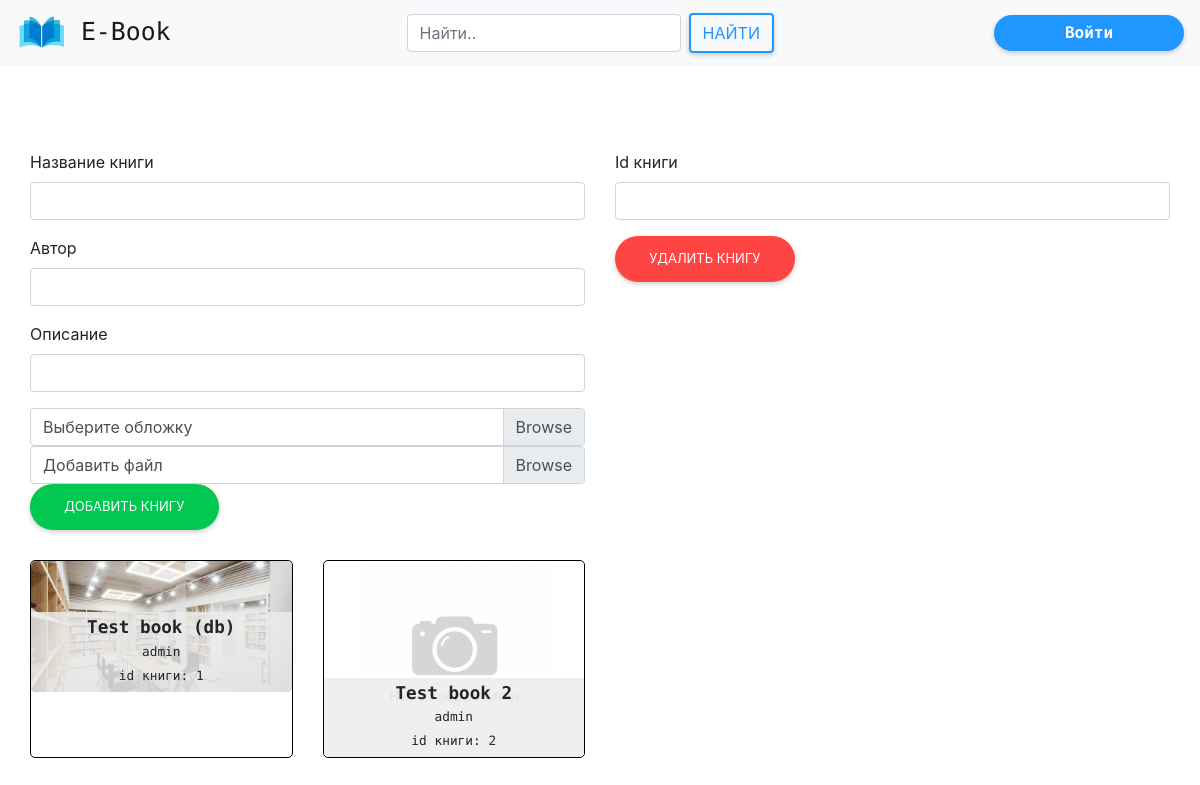
The app's page /libradmin with its own data.
### ebook/models.py (models this page shows, shortened)
class book_inf(models.Model):
    bookname = models.CharField("назвние книги", null=True, max_length=150)
    author = models.CharField("автор", null=True, max_length=100)
    rate = models.PositiveIntegerField("Рейтинг книги", default=0,
                                       validators=[MaxValueValidator(5), ])
    discriptions = models.TextField("описание книги")
    bookimage = models.ImageField("Фотография книги", blank=True,
                                  upload_to="books_photo",
                                  default="books_photo/default.png")
    addingDate = models.DateField("Дата добавления",
                                  default=timezone.now)
    bookfile = models.FileField(upload_to='books', blank=False,
                                default="puples_photo/default.png")

### ebook/views.py (the view)
# urls.py: path('libradmin', views.libradmin, name='libradmin'),
def libradmin(request):
    books = book_inf.objects.all()
    return render(request, 'libradmin.html', {'books': books})

### ebook/templates/libradmin.html (shortened to what this page needs)
{% extends 'base.html' %}
{% load static %}
{% block links %}
    <link rel="stylesheet" href="{% static 'css/libradmin.css' %}">
{% endblock links %}
{% block content %}
    <div class="main">
        <div class="row">
            <form class="col-12 col-lg-6" method="POST" action="add_book/">
                <div class="form-group">
                    <label for="Bookname">Название книги</label>
                    <input name="Bookname" type="text" class="form-control" id="Bookname">
                </div>
                <div class="form-group">
                    <label for="Bookauthor">Автор</label>
                    <input name="Bookauthor" type="text" class="form-control" id="Bookauthor">
                </div>
                <div class="form-group">
                    <label for="discriptions">Описание</label>
                    <input name="discriptions" type="text" class="form-control" id="discriptions">
                </div>
                <div class="custom-file">
                    <label name="bookimg" class="custom-file-label" for="bookimg">Выберите обложку</label>
                </div>
                <div class="custom-file">
                    <label name="bookfile" class="custom-file-label" for="bookfile">Добавить файл</label>
                </div>
                <button type="submit" class="btn btn-rounded-almbb-success">Добавить книгу</button>
            </form>
            <form class="col-12 col-lg-6" method="POST" action="delete_book/">
                <div class="form-group">
                    <label for="Bookid">Id книги</label>
                    <input name="Bookid" type="text" class="form-control" id="Bookid">
                </div>
                <button type="submit" class="btn btn-rounded-almbb-danger">Удалить книгу</button>
            </form>
        </div>
        <div class="allbooks">
            <div class="row">
                {% for bookItem in books  %}
                    <div class="col-12 col-md-6 col-lg-4 col-xl-3 bookbox">
                        <div class="book">
                            <div class="bookImg">
                                <img src="{{ bookItem.bookimage.url }}" alt="">
                                <div class="bookDiscrp">
                                    <h4>{{ bookItem.bookname }}</h4>
                                    <small>{{ bookItem.author }}</small> <br/>
                                    <small>id книги: {{ bookItem.id }}</small>
                                </div>
                            </div>
                         </div>
                    </div>
                {% endfor %}
            </div>
        </div>
    </div>
{% endblock content %}

### ebook/static/css/base.css (style rules this page uses)
html, body { min-height: 100vh; }

### ebook/static/css/libradmin.css (style rules this page uses)
.main { padding-top: 150px !important; padding: 0px 30px; min-height: 100vh; }
.allbooks { margin-top: 30px; margin-bottom: 50px; }
.book { border: 1px solid black; max-height: 400px; min-height: 100%; border-radius: 5px; }
.bookImg img { max-width: 100%; min-width: 100%; max-height: 396px; min-height: 100%; height: 100%; border-radius: 5px; }
.bookImg { z-index: 1; position: relative; border-radius: 5px; }
.bookDiscrp { position: absolute; z-index: 2; background-color: rgba(236, 236, 236, 0.829); bottom: 0px; width: 100%; left: 0; border-bottom-left-radius: 5px; border-bottom-right-radius: 5px; text-align: center; font-family: 'PT Mono', monospace; padding: 5px 2px; }
.bookDiscrp h4 { font-size: 1.1em; font-weight: bolder; margin-bottom: 0px; }

### records on screen
book_inf: bookimage (picture), bookname "Test book (db)", author "admin", id "1"
book_inf: bookimage (placeholder picture), bookname "Test book 2", author "admin", id "2"
